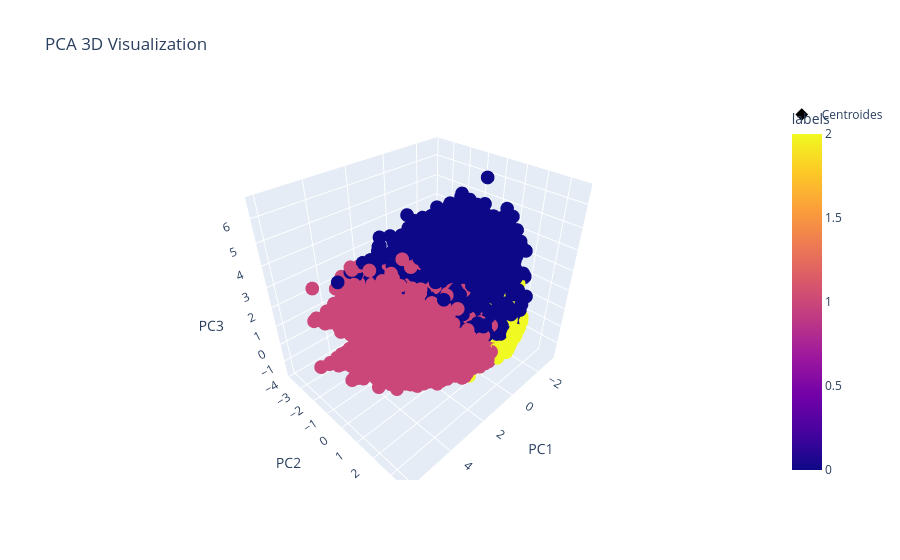

Here is the notebook cell this chart was saved with:
### Code cell
# Train a KMEANS model
kmeans = KMeans(n_clusters=weighted_optimal_k, random_state=42)
kmeans_labels = kmeans.fit_predict(weighted_data)
weighted_trained_pca_df["labels"] = kmeans_labels

make_plot(
    plot_type='scatter',
    data=weighted_trained_pca_df,
    title="KMeans Clustering Results on PCA Components",
    x_col="PC1",
    y_col="PC2",
    hue='labels',
    palette='tab10',
    legend=True,
    legend_label="Clusters",
)
plt.show()

# 3D visualization of PCA results with cluster labels
fig = px.scatter_3d(
    weighted_trained_pca_df, x="PC1", y="PC2", z="PC3", color="labels", title="PCA 3D Visualization"
)
centroids_cords = weighted_trained_pca_df.groupby("labels")[["PC1", "PC2", "PC3"]].mean().reset_index()

fig.add_trace( # Add centroids
    go.Scatter3d(
        x=centroids_cords["PC1"],
        y=centroids_cords["PC2"],
        z=centroids_cords["PC3"],
        mode="markers+text",
        marker=dict(
            size=12, color="black", symbol="diamond", line=dict(color="white", width=2)
        ),
        text=centroids_cords["labels"],
        textposition="top center",
        name="Centroides",
    )
)
fig.show()
fig.write_html(FSTMODEL_3DSCATTER_FILE_NAME)

### Figure 1 — Plotly figure (JSON) as saved in the notebook; plotly's stock layout.template omitted (floating-point values rounded to 4 significant figures; data arrays with more than 128 entries replaced by an {"elided": "..."} marker saying what was removed)
{"data": [{"hovertemplate": "PC1=%{x}<br>PC2=%{y}<br>PC3=%{z}<br>labels=%{marker.color}<extra></extra>", "legendgroup": "", "marker": {"color": {"elided": "63995 int values"}, "coloraxis": "coloraxis", "symbol": "circle"}, "mode": "markers", "name": "", "scene": "scene", "showlegend": false, "type": "scatter3d", "x": {"elided": "63995 float values"}, "y": {"elided": "63995 float values"}, "z": {"elided": "63995 float values"}}, {"marker": {"color": "black", "line": {"color": "white", "width": 2}, "size": 12, "symbol": "diamond"}, "mode": "markers+text", "name": "Centroides", "text": [0.0, 1.0, 2.0], "textposition": "top center", "type": "scatter3d", "x": [-0.5147, 1.78, -0.642], "y": [-0.3554, -0.06636, 0.1474], "z": [1.811, -0.124, -0.5405]}], "layout": {"coloraxis": {"colorbar": {"title": {"text": "labels"}}, "colorscale": [[0, "#0d0887"], [0.1111, "#46039f"], [0.2222, "#7201a8"], [0.3333, "#9c179e"], [0.4444, "#bd3786"], [0.5556, "#d8576b"], [0.6667, "#ed7953"], [0.7778, "#fb9f3a"], [0.8889, "#fdca26"], [1, "#f0f921"]]}, "legend": {"tracegroupgap": 0}, "scene": {"domain": {"x": [0, 1], "y": [0, 1]}, "xaxis": {"title": {"text": "PC1"}}, "yaxis": {"title": {"text": "PC2"}}, "zaxis": {"title": {"text": "PC3"}}}, "title": {"text": "PCA 3D Visualization"}}}
